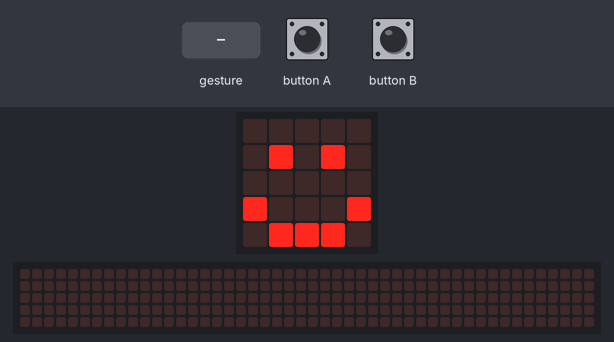
Bench run of a program on a simulated BBC micro:bit (MakeCode). Parts: the board's 5×5 LED display, a strip that is not on the board, showing the scrolling text unrolled. The inputs (shaded band) are chosen by the test bench. Random numbers come from a fixed seed; a tilt is held for 1.5 s and a shake lasts 1 s, then the board lies face up again; the 48×5 strip is a reading aid, not a part: it shows the text the display is scrolling, unrolled, one strip-width of it at a time.

Above: at 2.8 s.
2.9 s: button B pressed for 0.15 s
At 3.12 s:
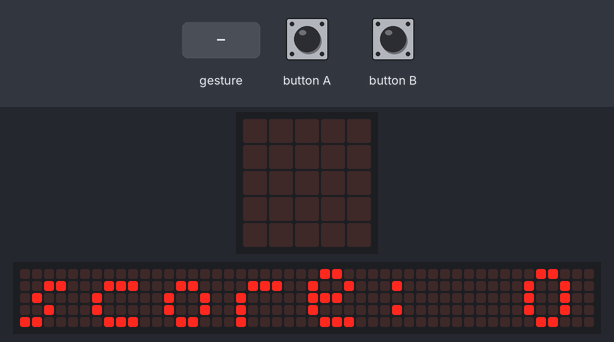
3.6 s: gesture 'shake'
At 4.17 s:
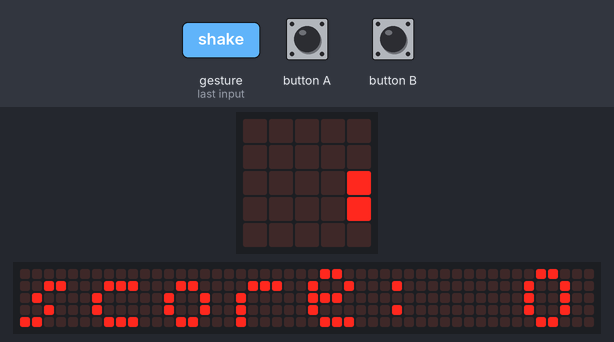
6.0 s: button A pressed for 0.15 s
8.7 s: button B pressed for 0.15 s
9.4 s: button A pressed for 0.15 s
At 13.77 s:
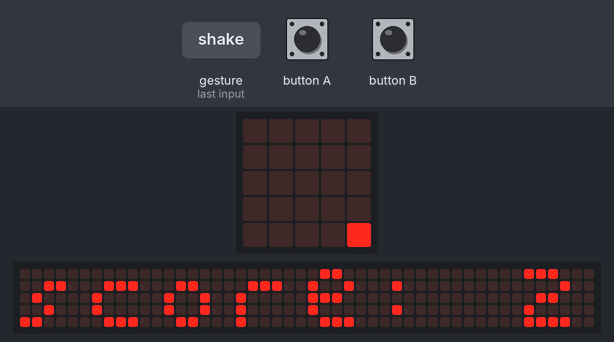
Timing chart, 0 to 15.3 s (numbered marks = the images above; inputs shaded):
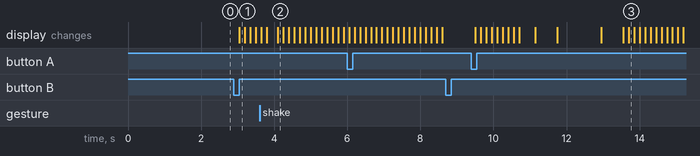

Measured:
- after the input at 2.9 s, the display: changes after 0.15 s (image 1)
- after the input at 8.7 s, every drawn part: stays the same

The program:

main.ts
```typescript
// (licence header left out)
// creating variables
let randomNumber = 0
let varScore = 0

// setup
basic.clearScreen()
basic.showIcon(IconNames.Happy)
pause(1000)

// game
input.onGesture(Gesture.Shake, function () {
  randomNumber = randint(0, 2)
  basic.clearScreen()

  // rock
  if (randomNumber == 0) {
    basic.showIcon(IconNames.SmallSquare)
  }

  // paper
  if (randomNumber == 1) {
    basic.showIcon(IconNames.Square)
  }

  // scissors
  if (randomNumber == 2) {
    basic.showIcon(IconNames.Scissors)
  }

  pause(5000)
  basic.showIcon(IconNames.Happy)
})

// score tracker
input.onButtonPressed(Button.A, function () {
  varScore = varScore + 1
  basic.showIcon(IconNames.Yes)
})
input.onButtonPressed(Button.B, function () {
  basic.clearScreen()
  basic.showString("score: " + varScore)
  pause(1000)
  basic.showIcon(IconNames.Happy)
})
```
